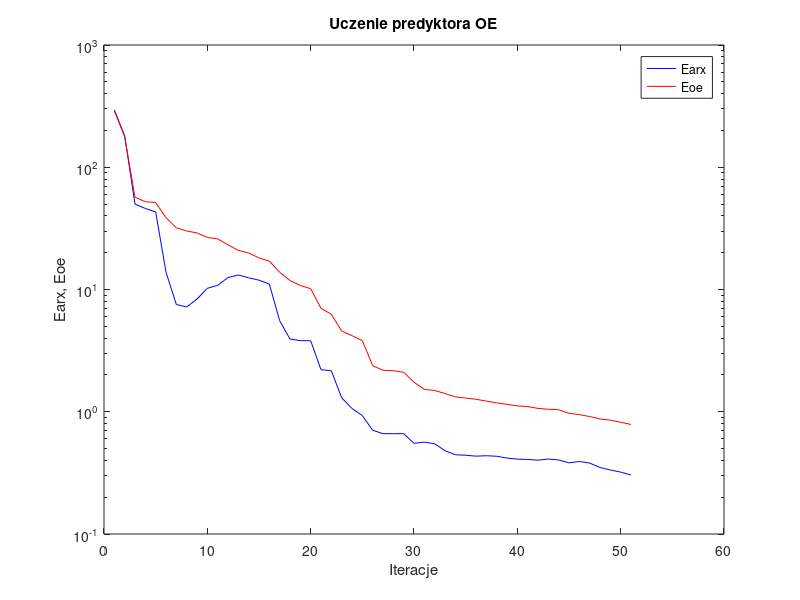
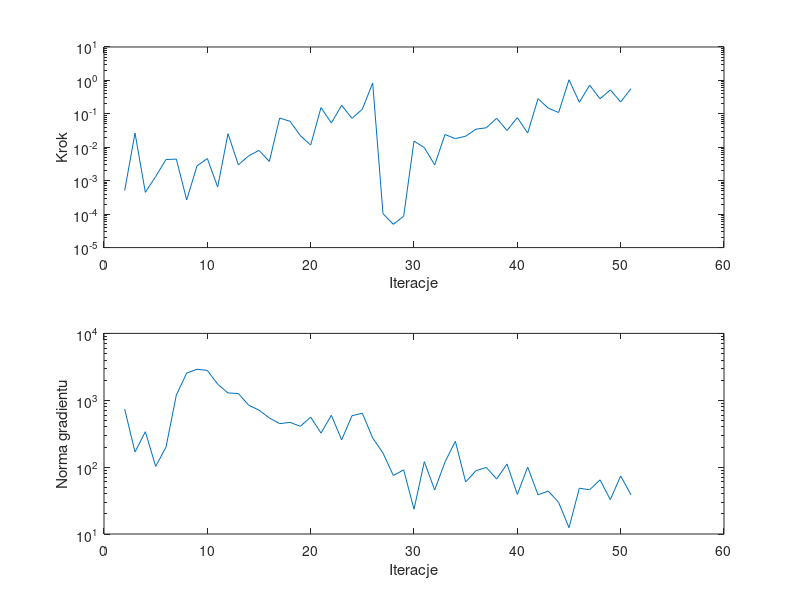

Here is the MATLAB script that generated these plots, in order:
%uczenie predyktora oe
clear all;
n=0; farx(n+1)=2.942116e+002; foe(n+1)=2.891994e+002; wspucz(n+1)=0.000000e+000; ng(n+1)=0.000000e+000;
%odnowa zmiennej metryki
n=1; farx(n+1)=1.806530e+002; foe(n+1)=1.778241e+002; krok(n+1)=5.081655e-004; ng(n+1)=7.383753e+002;
n=2; farx(n+1)=4.990377e+001; foe(n+1)=5.692825e+001; krok(n+1)=2.667694e-002; ng(n+1)=1.683253e+002;
n=3; farx(n+1)=4.601703e+001; foe(n+1)=5.225141e+001; krok(n+1)=4.494798e-004; ng(n+1)=3.383558e+002;
n=4; farx(n+1)=4.307524e+001; foe(n+1)=5.140433e+001; krok(n+1)=1.339301e-003; ng(n+1)=1.026198e+002;
n=5; farx(n+1)=1.387283e+001; foe(n+1)=3.866344e+001; krok(n+1)=4.312903e-003; ng(n+1)=1.993057e+002;
n=6; farx(n+1)=7.541732e+000; foe(n+1)=3.197602e+001; krok(n+1)=4.437686e-003; ng(n+1)=1.196229e+003;
n=7; farx(n+1)=7.193499e+000; foe(n+1)=3.009773e+001; krok(n+1)=2.662021e-004; ng(n+1)=2.549358e+003;
n=8; farx(n+1)=8.355935e+000; foe(n+1)=2.902240e+001; krok(n+1)=2.778799e-003; ng(n+1)=2.910002e+003;
n=9; farx(n+1)=1.022844e+001; foe(n+1)=2.666253e+001; krok(n+1)=4.609843e-003; ng(n+1)=2.794386e+003;
n=10; farx(n+1)=1.081310e+001; foe(n+1)=2.594567e+001; krok(n+1)=6.467102e-004; ng(n+1)=1.741431e+003;
n=11; farx(n+1)=1.252895e+001; foe(n+1)=2.321025e+001; krok(n+1)=2.549876e-002; ng(n+1)=1.287013e+003;
n=12; farx(n+1)=1.314529e+001; foe(n+1)=2.087407e+001; krok(n+1)=2.973498e-003; ng(n+1)=1.261035e+003;
n=13; farx(n+1)=1.246155e+001; foe(n+1)=1.990834e+001; krok(n+1)=5.548179e-003; ng(n+1)=8.449196e+002;
n=14; farx(n+1)=1.192166e+001; foe(n+1)=1.811846e+001; krok(n+1)=8.053672e-003; ng(n+1)=7.120836e+002;
n=15; farx(n+1)=1.108469e+001; foe(n+1)=1.706726e+001; krok(n+1)=3.778589e-003; ng(n+1)=5.447458e+002;
n=16; farx(n+1)=5.555860e+000; foe(n+1)=1.382898e+001; krok(n+1)=7.485385e-002; ng(n+1)=4.468661e+002;
n=17; farx(n+1)=3.934830e+000; foe(n+1)=1.183464e+001; krok(n+1)=5.997436e-002; ng(n+1)=4.673719e+002;
n=18; farx(n+1)=3.814497e+000; foe(n+1)=1.079070e+001; krok(n+1)=2.243356e-002; ng(n+1)=4.080474e+002;
n=19; farx(n+1)=3.809661e+000; foe(n+1)=1.014926e+001; krok(n+1)=1.165911e-002; ng(n+1)=5.598090e+002;
n=20; farx(n+1)=2.208145e+000; foe(n+1)=7.016354e+000; krok(n+1)=1.538197e-001; ng(n+1)=3.229602e+002;
n=21; farx(n+1)=2.164064e+000; foe(n+1)=6.273083e+000; krok(n+1)=5.334988e-002; ng(n+1)=5.960453e+002;
n=22; farx(n+1)=1.301855e+000; foe(n+1)=4.572346e+000; krok(n+1)=1.794664e-001; ng(n+1)=2.555584e+002;
n=23; farx(n+1)=1.063060e+000; foe(n+1)=4.194892e+000; krok(n+1)=7.340057e-002; ng(n+1)=5.882659e+002;
n=24; farx(n+1)=9.309999e-001; foe(n+1)=3.816724e+000; krok(n+1)=1.380129e-001; ng(n+1)=6.386459e+002;
n=25; farx(n+1)=7.055523e-001; foe(n+1)=2.383557e+000; krok(n+1)=8.391318e-001; ng(n+1)=2.731117e+002;
%odnowa zmiennej metryki
n=26; farx(n+1)=6.621895e-001; foe(n+1)=2.185187e+000; krok(n+1)=1.032442e-004; ng(n+1)=1.623522e+002;
n=27; farx(n+1)=6.612326e-001; foe(n+1)=2.165945e+000; krok(n+1)=4.963293e-005; ng(n+1)=7.494374e+001;
n=28; farx(n+1)=6.624353e-001; foe(n+1)=2.102388e+000; krok(n+1)=8.683747e-005; ng(n+1)=9.097453e+001;
n=29; farx(n+1)=5.519874e-001; foe(n+1)=1.743770e+000; krok(n+1)=1.526430e-002; ng(n+1)=2.349284e+001;
n=30; farx(n+1)=5.645654e-001; foe(n+1)=1.524485e+000; krok(n+1)=9.801654e-003; ng(n+1)=1.206953e+002;
n=31; farx(n+1)=5.473453e-001; foe(n+1)=1.493029e+000; krok(n+1)=2.972972e-003; ng(n+1)=4.546841e+001;
n=32; farx(n+1)=4.801607e-001; foe(n+1)=1.409600e+000; krok(n+1)=2.409244e-002; ng(n+1)=1.193522e+002;
n=33; farx(n+1)=4.450884e-001; foe(n+1)=1.323115e+000; krok(n+1)=1.813820e-002; ng(n+1)=2.434107e+002;
n=34; farx(n+1)=4.408728e-001; foe(n+1)=1.295186e+000; krok(n+1)=2.147336e-002; ng(n+1)=6.005470e+001;
n=35; farx(n+1)=4.332790e-001; foe(n+1)=1.265020e+000; krok(n+1)=3.481722e-002; ng(n+1)=8.853513e+001;
n=36; farx(n+1)=4.367293e-001; foe(n+1)=1.222825e+000; krok(n+1)=3.832769e-002; ng(n+1)=9.891227e+001;
n=37; farx(n+1)=4.324254e-001; foe(n+1)=1.181730e+000; krok(n+1)=7.368707e-002; ng(n+1)=6.647107e+001;
n=38; farx(n+1)=4.179594e-001; foe(n+1)=1.150025e+000; krok(n+1)=3.178877e-002; ng(n+1)=1.113490e+002;
n=39; farx(n+1)=4.098577e-001; foe(n+1)=1.115920e+000; krok(n+1)=7.694633e-002; ng(n+1)=3.909568e+001;
n=40; farx(n+1)=4.071410e-001; foe(n+1)=1.103056e+000; krok(n+1)=2.679765e-002; ng(n+1)=1.002584e+002;
n=41; farx(n+1)=4.018087e-001; foe(n+1)=1.065578e+000; krok(n+1)=2.840119e-001; ng(n+1)=3.861802e+001;
n=42; farx(n+1)=4.104931e-001; foe(n+1)=1.048246e+000; krok(n+1)=1.475580e-001; ng(n+1)=4.385418e+001;
n=43; farx(n+1)=4.032630e-001; foe(n+1)=1.038484e+000; krok(n+1)=1.096649e-001; ng(n+1)=2.960995e+001;
n=44; farx(n+1)=3.818183e-001; foe(n+1)=9.708629e-001; krok(n+1)=1.046368e+000; ng(n+1)=1.241499e+001;
n=45; farx(n+1)=3.919266e-001; foe(n+1)=9.468852e-001; krok(n+1)=2.214681e-001; ng(n+1)=4.838749e+001;
n=46; farx(n+1)=3.803703e-001; foe(n+1)=9.135997e-001; krok(n+1)=7.215816e-001; ng(n+1)=4.581174e+001;
n=47; farx(n+1)=3.498419e-001; foe(n+1)=8.731454e-001; krok(n+1)=2.821404e-001; ng(n+1)=6.451792e+001;
n=48; farx(n+1)=3.338635e-001; foe(n+1)=8.535781e-001; krok(n+1)=5.203615e-001; ng(n+1)=3.264926e+001;
n=49; farx(n+1)=3.208652e-001; foe(n+1)=8.204345e-001; krok(n+1)=2.268451e-001; ng(n+1)=7.385806e+001;
n=50; farx(n+1)=3.042053e-001; foe(n+1)=7.867692e-001; krok(n+1)=5.657309e-001; ng(n+1)=3.846668e+001;

figure; semilogy(farx,'b'); hold on; semilogy(foe,'r'); xlabel('Iteracje'); ylabel('Earx, Eoe'); legend('Earx','Eoe'); title('Uczenie predyktora OE');
figure; subplot(2,1,1); semilogy(krok); xlabel('Iteracje'); ylabel('Krok');
subplot(2,1,2); semilogy(ng); xlabel('Iteracje'); ylabel('Norma gradientu');
Earx=farx(n+1)
Eoe=foe(n+1)
